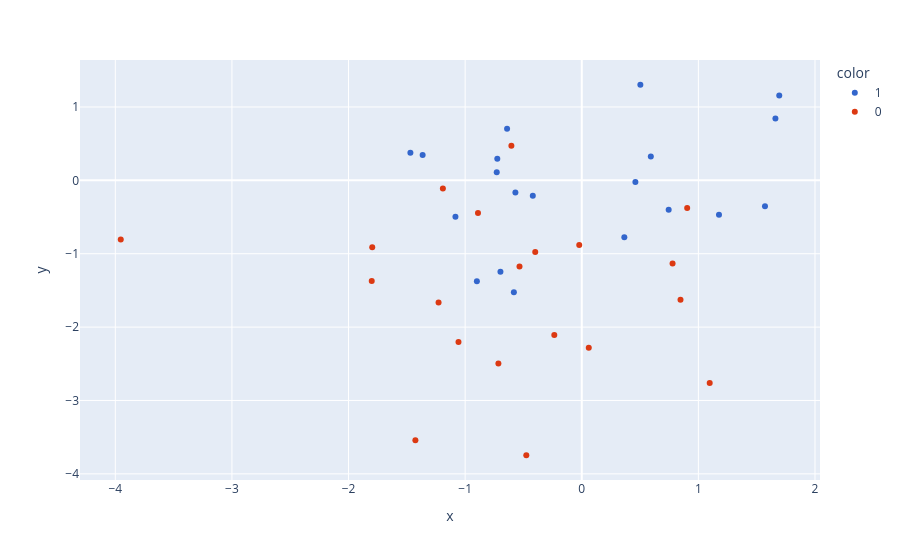

Notebook code for this chart:
### Code cell
new_df['target']=new_df['target'].astype('str')
fig= px.scatter(x=new_df['PC1'],
                y=new_df['PC2'],
                color=new_df['target'],
                color_discrete_sequence=px.colors.qualitative.G10
               )
fig.update_traces(marker=dict(size=12,
                              lines=dict(width=2,
                                         color='DarkSlateGrey')),
                  selector=dict(mode='makers'))
fig.show()

### Figure 1 — Plotly figure (JSON) as saved in the notebook; plotly's stock layout.template omitted (floating-point values rounded to 4 significant figures)
{"data": [{"hovertemplate": "color=1<br>x=%{x}<br>y=%{y}<extra></extra>", "legendgroup": "1", "marker": {"color": "#3366CC", "symbol": "circle"}, "mode": "markers", "name": "1", "orientation": "v", "showlegend": true, "type": "scatter", "x": [1.571, 0.4599, -0.8995, -0.5823, -0.5691, -0.6404, -0.6974, -1.47, -0.7292, 0.5923, -0.7244, 0.7452, -1.083, 0.5024, -0.4199, 0.3651, 1.693, 1.661, -1.365, 1.177], "xaxis": "x", "y": [-0.3539, -0.0223, -1.374, -1.523, -0.1641, 0.7048, -1.244, 0.3777, 0.1112, 0.3251, 0.2947, -0.4019, -0.4946, 1.303, -0.2097, -0.7756, 1.155, 0.8437, 0.3468, -0.4691], "yaxis": "y"}, {"hovertemplate": "color=0<br>x=%{x}<br>y=%{y}<extra></extra>", "legendgroup": "0", "marker": {"color": "#DC3912", "symbol": "circle"}, "mode": "markers", "name": "0", "orientation": "v", "showlegend": true, "type": "scatter", "x": [-0.7149, -3.953, -0.4757, -0.6035, -1.228, 1.097, -0.2356, 0.9039, -1.801, 0.8467, -1.797, 0.06013, -0.89, 0.7787, -1.191, -0.399, -0.5339, -1.427, -1.057, -0.02163], "xaxis": "x", "y": [-2.494, -0.8073, -3.747, 0.4728, -1.665, -2.763, -2.108, -0.3758, -1.371, -1.628, -0.9126, -2.281, -0.4455, -1.132, -0.1114, -0.9779, -1.173, -3.541, -2.203, -0.8798], "yaxis": "y"}], "layout": {"legend": {"title": {"text": "color"}, "tracegroupgap": 0}, "margin": {"t": 60}, "xaxis": {"anchor": "y", "domain": [0, 1], "title": {"text": "x"}}, "yaxis": {"anchor": "x", "domain": [0, 1], "title": {"text": "y"}}}}
